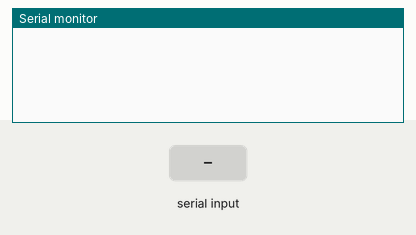
Simulated run of this sketch. Board: ESP32. On the bench: the last lines printed to the serial monitor. The inputs (shaded band) are chosen by the test bench. WiFi joins after 1.5 s; servers stay silent unless stated; uploads are accepted with an empty reply.

Above: at 2.2 s.
2.3 s: "," received over the second serial link
At 3.2 s:
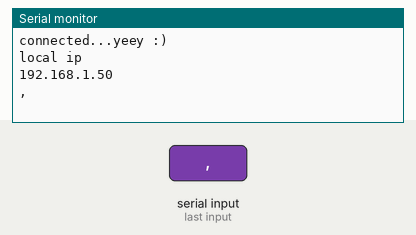
5.2 s: "f" received over the second serial link
At 7.4 s:
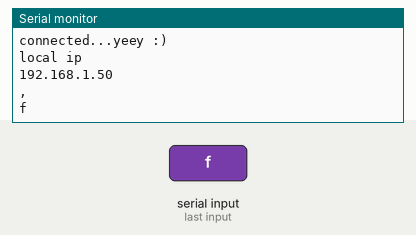
8.1 s: "t" received over the second serial link
At 9.2 s:
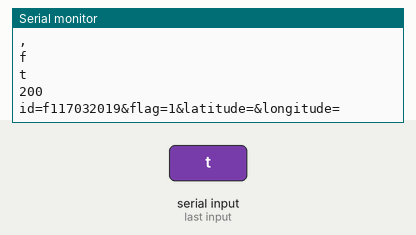

Measured:
- after the input at 2.3 s, the serial monitor: prints a new line after 0.20 s (image 1)
- after the input at 5.2 s, the serial monitor: prints a new line after 1.3 s (image 2)
- after the input at 8.1 s, the serial monitor: prints a new line after 0.41 s (image 3)

The sketch:

esp32AutoConn.ino
```cpp
#include <FS.h>                   //this needs to be first, or it all crashes and burns...

#include <WiFi.h>
#include <WiFiClient.h>
#include <WebServer.h>
#include <HTTPClient.h>
#include <SoftwareSerial.h>
//needed for library
#include <DNSServer.h>
#include <WiFiManager.h>          //https://github.com/tzapu/WiFiManager

WiFiManager wifiManager;

String module = "f117032019"; //Type.Number.DD.MM.YYYY
int flag=0;

//Web/Server address to read/write from
const char *host = "xx.xxx.xx.xxx"; //Change it to the host server address
SoftwareSerial sw(13,33);

//=======================================================================
//                    Power on setup
//=======================================================================

void setup() {
  delay(1000);

  Serial.begin(115200);
  sw.begin(115200);

  wifiManager.setBreakAfterConfig(true);
}

//=======================================================================
//                    Main Program Loop
//=======================================================================
void loop() {

  if(WiFi.status() != WL_CONNECTED){
  if (!wifiManager.autoConnect("H.E.A.R.", "password")) {
    Serial.println("failed to connect, we should reset and see if it connects");
    delay(1000);
    ESP.restart();
    delay(1000);
  }
    //if you get here you have connected to the WiFi
  Serial.println("connected...yeey :)");


  Serial.println("local ip");
  Serial.println(WiFi.localIP());
  }

  String content = "";

  char character ;

  while(sw.available()) {

      character = sw.read();

      if(!(isAlphaNumeric(character) || character=='.' || character==',')){
        content="";
        break;
      }

        content.concat(character);

  }

  Serial.println(content);

  if(content.charAt(0) =='f' && flag == 1){

    flag = 0;

  HTTPClient http;    //Declare object of class HTTPClient

  String latitude, longitude;
  String postData;
  int sepIndx = 1;

  for(;sepIndx<content.length();sepIndx++){
    if(content.charAt(sepIndx)==',')
    break;
  }

  latitude = content.substring(1, sepIndx);

    int lastIndex= sepIndx+1;

  for(;lastIndex<content.length();lastIndex++){
   if(!((content.charAt(lastIndex)>='0' && content.charAt(lastIndex)<='9') || content.charAt(lastIndex)=='.'))
    break;
  }

  longitude = content.substring(sepIndx+1,lastIndex);

  //Post Data
  postData = "id=" + module + "&flag=" + flag + "&latitude=" + latitude + "&longitude=" + longitude ;

  http.begin("http://xx.xxx.xx.xxx/insertdata.php");              //Specify request destination
  http.addHeader("Content-Type", "application/x-www-form-urlencoded");    //Specify content-type header

  int httpCode = http.POST(postData);   //Send the request
  String payload = http.getString();    //Get the response payload

  Serial.println(httpCode);   //Print HTTP return code
  Serial.println(payload);    //Print request response payload

  Serial.println(postData);

  http.end();  //Close connection

  }

  else if(content.charAt(0) == 't' && flag == 0){

    flag = 1;

  HTTPClient http;    //Declare object of class HTTPClient

  String latitude, longitude;
  String postData;
  int sepIndx = 1;

  for(;sepIndx<content.length();sepIndx++){
    if(content.charAt(sepIndx)==',')
    break;
  }

  latitude = content.substring(1, sepIndx);   //String to interger conversion

  int lastIndex= sepIndx+1;

  for(;lastIndex<content.length();lastIndex++){
  if(!((content.charAt(lastIndex)>='0' && content.charAt(lastIndex)<='9') || content.charAt(lastIndex)=='.'))
    break;
  }

  longitude = content.substring(sepIndx+1,lastIndex);

  //Post Data
  postData = "id=" + module + "&flag=" + flag + "&latitude=" + latitude + "&longitude=" + longitude ;

  http.begin("http://xx.xxx.xx.xxx/insertdata.php");              //Specify request destination
  http.addHeader("Content-Type", "application/x-www-form-urlencoded");    //Specify content-type header

  int httpCode = http.POST(postData);   //Send the request
  String payload = http.getString();    //Get the response payload

  Serial.println(httpCode);   //Print HTTP return code
  Serial.println(payload);    //Print request response payload

  Serial.println(postData);

  http.end();  //Close connection

 }

 delay(2000);
}
```
